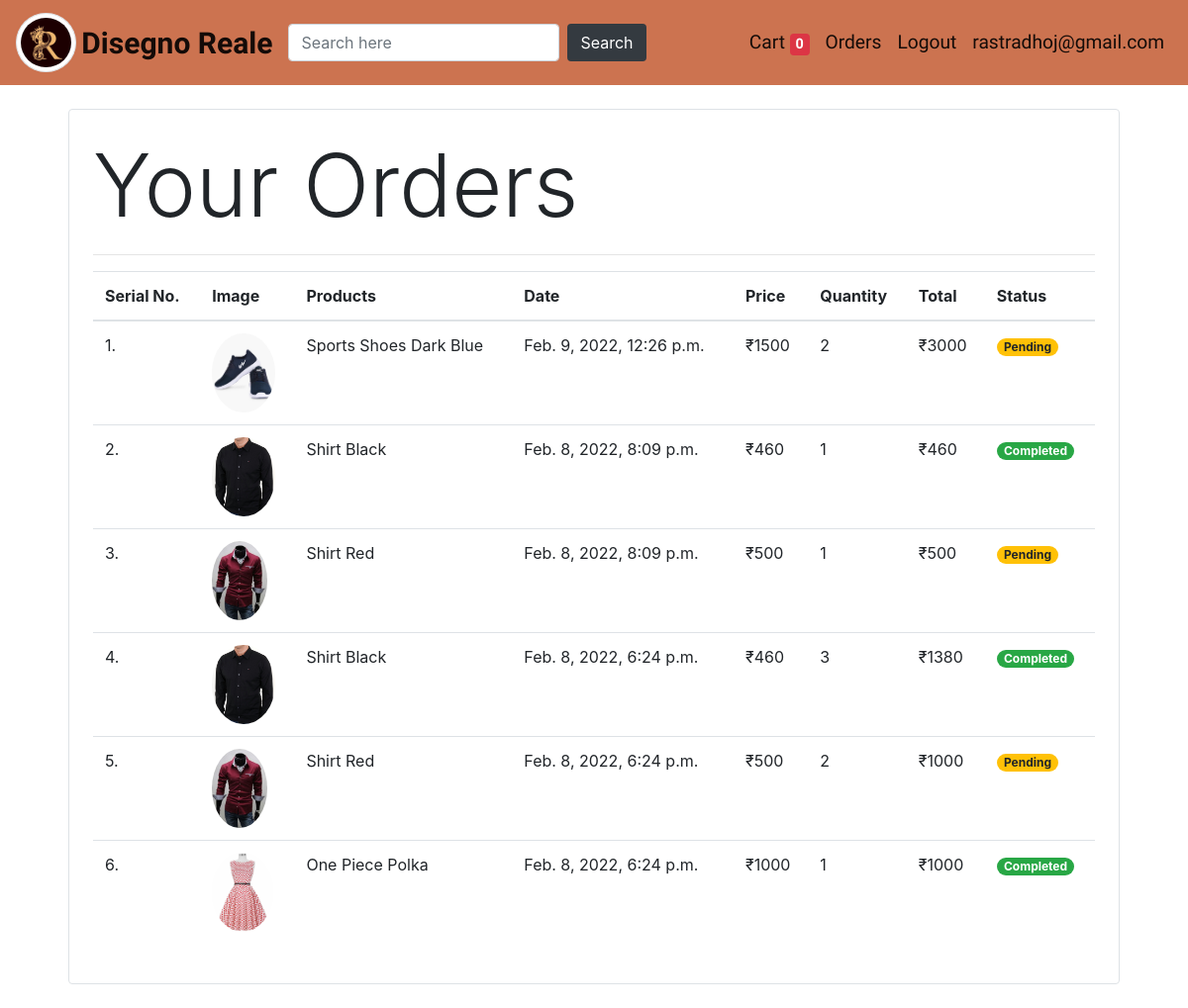
Screenshot of /orders (signed in) with the database file from the repository.
### store/models/orders.py (models this page shows, shortened)
class Order(models.Model):
    product = models.ForeignKey(Product,
                                on_delete=models.CASCADE)
    customer = models.ForeignKey(Customer,
                                 on_delete=models.CASCADE)
    quantity = models.IntegerField(default=1)
    price = models.IntegerField()
    address = models.CharField(max_length=50, default='', blank=True)
    phone = models.CharField(max_length=15, default='', blank=True)
    date = models.DateTimeField(default=datetime.datetime.today)
    status = models.BooleanField(default=False)
    @staticmethod
    def get_orders_by_customer(customer_id):
        return Order.objects.filter(customer=customer_id).order_by('-date')

### store/models/product.py (models this page shows, shortened)
class Product(models.Model):
    name = models.CharField(max_length=50)
    price = models.IntegerField(default=0)
    category = models.ForeignKey(Category, on_delete=models.CASCADE, default=1)
    description = models.CharField(max_length=200, default='', null=True, blank=True)
    image = models.ImageField(upload_to='uploads/products/')

### store/middlewares/auth.py (the view)
    def middleware(request):
        returnUrl = request.META['PATH_INFO']
        print(returnUrl)
        if not request.session.get('customer'):
            return redirect(f'login?return_url={returnUrl}')
        response = get_response(request)
        return response

### store/templatetags/cart.py (called while the page is built)
@register.filter(name='multiply')
def multiply(number, multiplier):
    return number*multiplier

### store/templatetags/custom_filter.py (called while the page is built)
@register.filter(name='currency')
def currency(number):
    return '₹'+str(number)

### store/views/orders.py (called while the page is built)
    def get(self, request):
        customer = request.session.get('customer')
        orders = Order.get_orders_by_customer(customer)
        return render(request, 'orders.html', {'orders': orders})

### store/templates/orders.html
{% extends 'base.html' %}
{% block content %}
{% load cart %}
{% load custom_filter %}
<div class="container">
    <div class="border rounded p-4 m-4">
        <p class="display-2">Your Orders</p>
        <hr>
        <table class="table">
            <thead>
                <tr>
                    <th>Serial No.</th>
                    <th>Image</th>
                    <th>Products</th>
                    <th>Date</th>
                    <th>Price</th>
                    <th>Quantity</th>
                    <th>Total</th>
                    <th>Status</th>
                </tr>
            </thead>
            <tbody>
                {% for order in orders %}
                <tr>
                    <td>{{ forloop.counter }}.</td>
                    <td><img style="height:80px;" class="rounded-circle" src="{{ order.product.image.url }}" alt=""></td>
                    <td>{{ order.product.name }}</td>
                    <td>{{ order.date }}</td>
                    <td>{{ order.price|currency }}</td>
                    <td>{{ order.quantity }}</td>
                    <td>{{ order.quantity|multiply:order.price|currency }}</td>
                    {% if not order.status %}
                    <td><small class="badge badge-pill badge-warning">Pending</small></td>
                    {% else %}
                    <td><small class="badge badge-pill badge-success">Completed</small></td>
                    {% endif %}
                </tr>
                {% endfor %}
            </tbody>
        </table>
    </div>
</div>
{% endblock %}

### rows the page displays
Order: product.image (picture), product.name "Sports Shoes Dark Blue", date "Feb. 9, 2022, 12:26 p.m.", price "₹1500", quantity "2", quantity|multiply "₹3000", status "Pending"
Order: product.image (picture), product.name "Shirt Black", date "Feb. 8, 2022, 8:09 p.m.", price "₹460", quantity "1", quantity|multiply "₹460", status "Completed"
Order: product.image (picture), product.name "Shirt Red", date "Feb. 8, 2022, 8:09 p.m.", price "₹500", quantity "1", quantity|multiply "₹500", status "Pending"
Order: product.image (picture), product.name "Shirt Black", date "Feb. 8, 2022, 6:24 p.m.", price "₹460", quantity "3", quantity|multiply "₹1380", status "Completed"
Order: product.image (picture), product.name "Shirt Red", date "Feb. 8, 2022, 6:24 p.m.", price "₹500", quantity "2", quantity|multiply "₹1000", status "Pending"
Order: product.image (picture), product.name "One Piece Polka", date "Feb. 8, 2022, 6:24 p.m.", price "₹1000", quantity "1", quantity|multiply "₹1000", status "Completed"

### other values shown
{{ request.session.cart.keys|length }} "0"
{{ request.session.email }} "rastradhoj@gmail.com"
